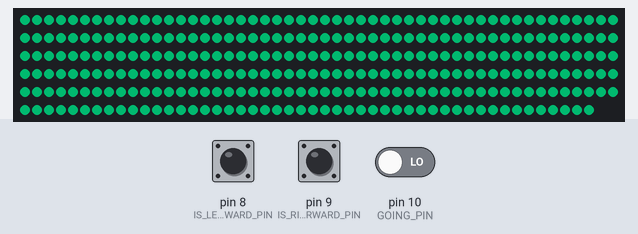
Simulated run of this sketch. Board: Arduino Uno, built with avr-gcc and run on an emulated ATmega328P. Shown: 298 RGB LEDs in strip order, left to right, continuing on the next row. The test bench sets the inputs (shaded band); at power-on: pin 10 (GOING_PIN) LOW, pin 8 (IS_LEFT_FORWARD_PIN) LOW, pin 9 (IS_RIGHT_FORWARD_PIN) LOW. Dim RGB values are drawn brighter than linear; colours are those a GRB WS2812 strip shows for the declared byte order.

Above: at 1.1 s.
At 3.2 s:
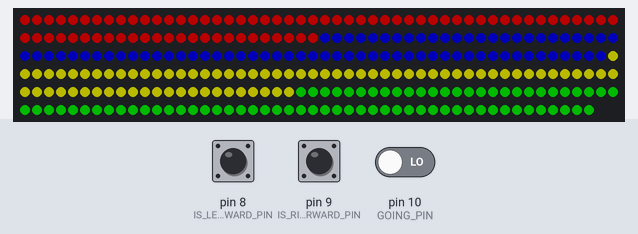
3.3 s: pin 10 (GOING_PIN) driven HIGH
At 4.3 s:
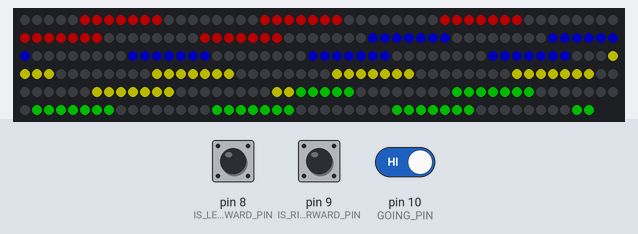
5.0 s: pin 10 (GOING_PIN) driven LOW
At 5.77 s:
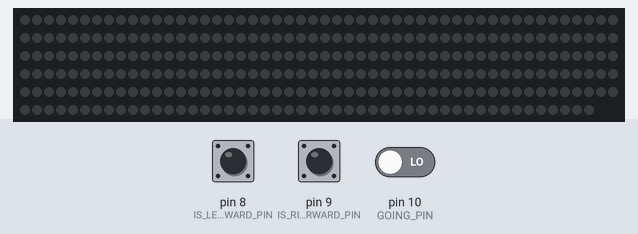

The sketch:

FourTracks04AMrev5.ino
```cpp
/*
  04rev5 for paradeBot: moves L/R track 4 segments, rt red / blu,  lt yell/grn, fwd & reverse
  03+ uses loop interation count instead of time for offset increments: code a bit simpler
  and might execute faster
  rev4 adds possible patterns to alternate w/ flash when stopped;
  rev5 same, tuned for bot 4 quadrant lites, rRIO input
*/

#include "FastLED.h"

// color of the light; Order here is GRB, not RGB

#define projectY 0xFF0099
#define red 0x02FF02
#define green 0xFF0000
#define blue 0x0000FF
#define yellow 0xFFFF00
#define black 0x000000
#define white 0x101010
#define purple 0x00FFFF

// How many leds are in the strip?
#define NUM_LEDS 298   // 155 for test strip;  full strip 298
#define DATA_PIN 3
#define IS_LEFT_FORWARD_PIN 8
#define IS_RIGHT_FORWARD_PIN 9
#define GOING_PIN 10

CRGB leds[NUM_LEDS];
int count = 0;  // loop count increments -- loop speed affects rate
                // of flash and segment movement
int superCount = 0;   // whether flash or alternative when stopped
uint8_t gHue = 0; // rotating "base color" used by alternate pattern

void setup()
{
  delay(1000);
  FastLED.addLeds<WS2812B, DATA_PIN, RGB>(leds, NUM_LEDS);
  FastLED.setBrightness(70);  // use min value needed for environment

  // Serial.begin(9600);  // for debugging only
  // these are INPUT if using HIGH for true, INPUT_PULLUP if using LOW for true
  pinMode( GOING_PIN, INPUT );
  pinMode( IS_RIGHT_FORWARD_PIN, INPUT );
  pinMode( IS_LEFT_FORWARD_PIN, INPUT );
  pinMode( DATA_PIN, OUTPUT );

  digitalWrite(GOING_PIN, LOW);  // uncomment if using HIGH = true below
  digitalWrite(IS_LEFT_FORWARD_PIN, LOW);

  for (int i = 0; i < NUM_LEDS; i++)
  {
    leds[i] = projectY;   // indicates init to stopped state
  }
  FastLED.show();  // for loop above fills the array; .show sends data to led string
  delay(1000);

}  // end setup

void loop()
{
  // --  each loop gets bools from labView/__RIO via input pins

  if (digitalRead(GOING_PIN) == 1)  // true when pin is HIGH, i.e. we are going
  {
    // when bot is going, these functions cycle R/L lites fwd or reverse
    // depending on status of pins 8 & 9
    rightIterate();
    leftIterate();
  }
  else  //we're stopped, just flashing some patterns
  {
    if (superCount > 120)
    {
      bpm();
    }
    else flash();
  }

  FastLED.show(); // functions above fill light arrays, this fx sends data to led strip

  // Serial.print("Loop");

  count++;  // count increments each loop
  superCount++;
  if (count > 14)   count = 0;  // cycles count 0-->14
  if (superCount > 200) superCount = 0; // 20 loops/sec, so this resets every 10 sec

  delay(50);  // loop delay controls iteration rate, thus speed of all functions that use count
}  // end loop

void bpm()  // when not going, alternates with flash
{
  // colored stripes pulsing at some Beats-Per-Minute (BPM)
  uint8_t BeatsPerMinute = 60;
  CRGBPalette16 palette = PartyColors_p;
  uint8_t beat = beatsin8( BeatsPerMinute, 64, 255);
  gHue += count;  // somewhat randomizes colors
  for ( int i = 0; i < NUM_LEDS; i++)
  {
    leds[i] = ColorFromPalette(palette, gHue + (i * 2), beat - gHue + (i * 10));
  }
}  // end bpm

void flash()  // does this when not going
{
  if (count < 8)  // ~half the time it will be on
  {
    for (int i = 0; i < 75; i++ )
    {
      leds[i] = red;
    }
    for (int i = 75; i < 149; i++ )
    {
      leds[i] = blue;
    }
    // uncomment if L side lites present
    for (int i = 149; i < 223; i++ )
    {
      leds[i] = yellow;
    }
    for (int i = 223; i < 298; i++ )
    {
      leds[i] = green;
    }
  }   // end flash on
  else   // other half of time it's off
  {
    for (int i = 0; i < NUM_LEDS; i++ )
    {
      leds[i] = black;
    }
  } // end else: flash off
}  // end flash


// cycle lites in 15 lite segments in fwd/reverse direction:
// for each i, (i+14 - count)/ (i - count for larger #s) drops 14->0 as loop increments;
// (this version uses loop count instead of time to increment the 'offset' value from segment end);
// so mod 15 of (i + 14 - count)/ or (i +/- count for large #) also cycles 14 to 0 with time;
// so [ < x] of the 15 lites will be [color] and 'shift forward' each offset increment;
// SUBTRACTING offset simulates forward movement of segments; ADDING offset simulates reverse

void rightIterate()
{
  for (int i = 0; i < 75; i++ )   // R side Rear string (mounted reverse of R Front string now)
  {
    if (digitalRead(IS_RIGHT_FORWARD_PIN) == 0) // true when pin pulls high
    {
      if ( ((i + 14 - count) % 15) < 7 ) // make x, last #, larger to light up more lites
      {
        leds[i] = red;
      }
      else
      {
        leds[i] = black;
      }
    } // end if R forward true

    else
    {
      // ADDING offset (count) reverses segment motion
      if ( ((i + 14 + count) % 15) < 7 )
      {
        leds[i] = red;
      }
      else
      {
        leds[i] = black;
      }
    }  // end else: R rear reversed
  }  // end for Rt rear side lites

  for (int i = 75; i < 149; i++ )   // R side front string
  {
    if (digitalRead(IS_RIGHT_FORWARD_PIN) == 1) // true when pin pulls high
    {
      if ( ((i + count) % 15) < 7 ) // make last # larger to light up more lites
      {
        leds[i] = blue;
      }
      else
      {
        leds[i] = black;
      }
    } // end if R front forward true
    else
    {
      // reversing offset (count) reverses segment motion
      if ( ((i - count) % 15) < 7 )
      {
        leds[i] = blue;
      }
      else
      {
        leds[i] = black;
      }
    }  // end else: R rear reversed
  } // end for front R quadrant
}  // end R iterate

void leftIterate()   // uncomment if L side lites  present
{
  for (int i = 149; i < 223; i++ )  // left front string
  {
    if (digitalRead( IS_LEFT_FORWARD_PIN) == 1 )  // true when pin is pulled HIGH
    {
      if ( ((i - count) % 15) < 7 ) // make last # larger to light up more lites
      {
        leds[i] = yellow;
      }
      else
      {
        leds[i] = black;
      }
    } // end if L front forward
    else   // cycle reverse
    {
      if ( (i + count) % 15 < 7 )
      {
        leds[i] = yellow;
      }
      else
      {
        leds[i] = black;
      }
    }  // end else: L reversed
  }  // end for L front string

  for (int i = 223; i < 298; i++ )  // left side rear string
  {
    if (digitalRead( IS_LEFT_FORWARD_PIN) == 1 )  // true when pin is pulled HIGH
    {
      if ( ((i - count) % 15) < 7 ) // make last # larger to light up more lites
      {
        leds[i] = green;
      }
      else
      {
        leds[i] = black;
      }
    } // end if L rear forward
    else   // cycle reverse
    {
      if ( (i + count) % 15 < 7 )
      {
        leds[i] = green;
      }
      else
      {
        leds[i] = black;
      }
    }  // end else: L rear reversed
  }  // end for L rear string
} // end L iterate
```

Measured:
- after the input at 3.3 s, the LEDs: first change after 0.07 s (image 2 shows a later state)
- after the input at 5.0 s, the LEDs: first change at once (image 3 shows a later state)
- what the display in image 0 shows lasts 1.0 s, from 1.0 s to 2.0 s
- what the display in image 3 shows lasts 0.5 s, from 5.5 s to 6.0 s
